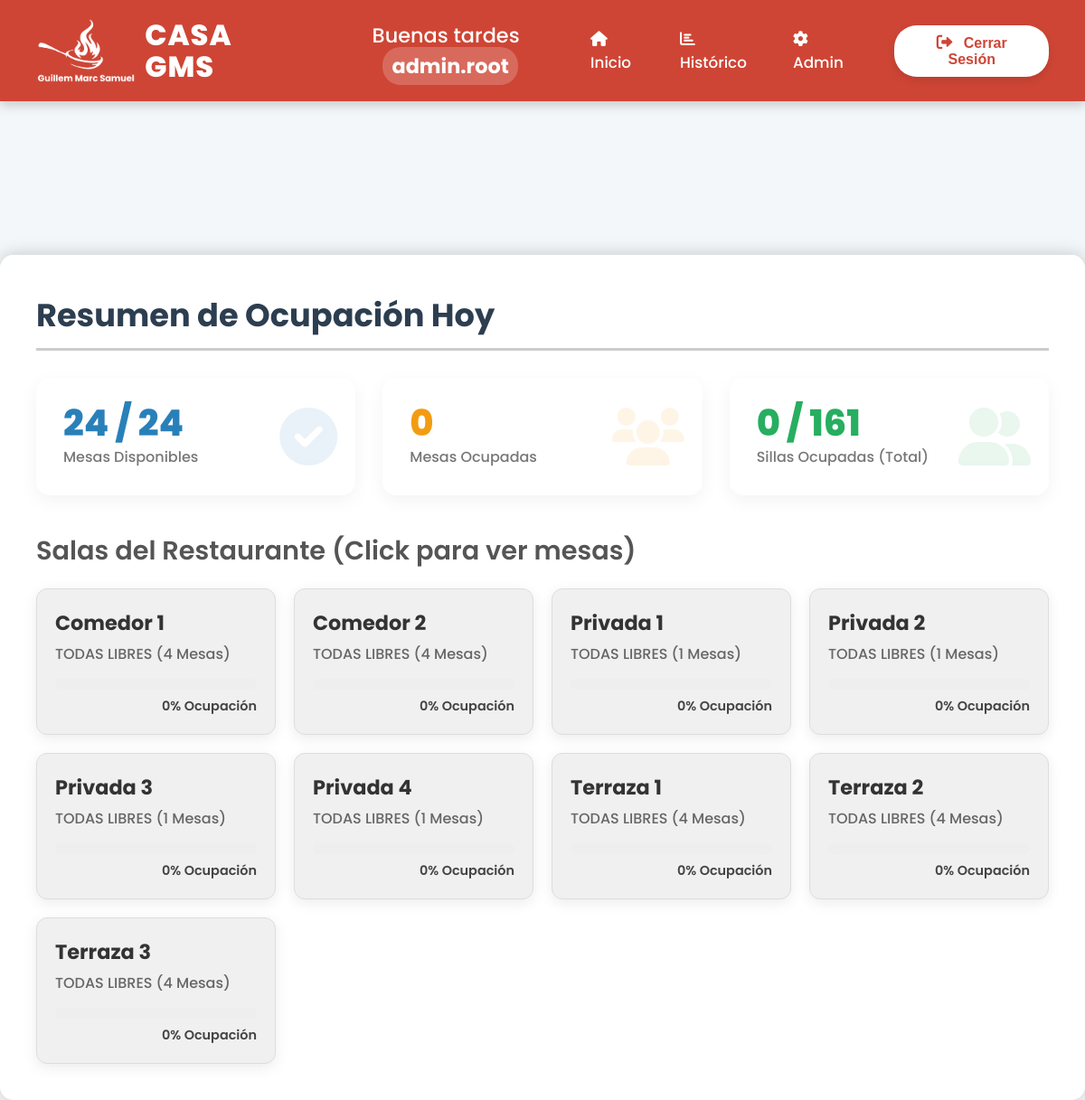
Page /PHP/PUBLIC/index.php (signed in) on the committed database.
### tables this page shows
CREATE TABLE IF NOT EXISTS salas (
    id INT AUTO_INCREMENT PRIMARY KEY,
    nombre VARCHAR(100) NOT NULL,
    num_mesas INT DEFAULT 0
);

### PHP/PUBLIC/index.php (the view, shortened to what this page needs)
<?php
require_once __DIR__ . '/../CONEXION/conexion.php';
if (isset($_SESSION['loginok']) && $_SESSION['loginok'] === true && isset($_SESSION['username'])) {
    $nombre = htmlspecialchars($_SESSION['nombre']);
    $username = htmlspecialchars($_SESSION['username']);
    $rol = $_SESSION['rol'] ?? 1;
} else {
    header("Location: login.php");
    exit();
}
$welcome_data_flag = "false";
$welcome_data_name = "";
if (isset($_SESSION['show_welcome_message']) && $_SESSION['show_welcome_message'] === true) {
    $welcome_data_flag = "true";
    $welcome_data_name = $nombre;
}
try {
    $sql = "
        SELECT
            s.id AS id_sala,
            s.nombre AS sala_nombre,
            COUNT(m.id) AS total_mesas,
            /* Suma 1 por cada mesa (m) cuyo estado sea 2 (ocupada) */
            SUM(CASE WHEN m.estado = 2 THEN 1 ELSE 0 END) AS mesas_ocupadas
        FROM salas s
        /* Une con mesas (LEFT JOIN) para incluir salas aunque no tengan mesas */
        LEFT JOIN mesas m ON s.id = m.id_sala
        GROUP BY s.id /* Agrupa resultados por sala */
        ORDER BY s.nombre ASC /* Ordena alfabéticamente por nombre de sala */
    ";
    $stmt = $conn->query($sql);
    $salas = $stmt->fetchAll(PDO::FETCH_ASSOC);
    $ocupacion_salas = [];
    $total_mesas = 0;
    $mesas_ocupadas = 0;
    $total_sillas = 0;
    $sillas_ocupadas = 0;
    foreach ($salas as $s) {
        $total_mesas += $s['total_mesas'];
        $mesas_ocupadas += $s['mesas_ocupadas'];
        $ocupacion_pct = $s['total_mesas'] > 0 ? round(($s['mesas_ocupadas'] / $s['total_mesas']) * 100) : 0;
        $querySillas = $conn->prepare("
            SELECT
                SUM(sillas) AS total_sillas, /* Suma todas las sillas de la sala */
                /* Suma las sillas solo de las mesas con estado 2 (ocupada) */
                SUM(CASE WHEN estado = 2 THEN sillas ELSE 0 END) AS sillas_ocupadas
            FROM mesas WHERE id_sala = :id /* Filtra por el ID de la sala actual */
        ");
        $querySillas->execute([':id' => $s['id_sala']]);
        $sillas = $querySillas->fetch(PDO::FETCH_ASSOC);
        $total_sillas += intval($sillas['total_sillas']);
        $sillas_ocupadas += intval($sillas['sillas_ocupadas']);
        $ocupacion_salas[] = [
            'sala' => $s['sala_nombre'],
            'file' => strtolower(str_replace(' ', '', $s['sala_nombre'])) . '.php',
            'ocupacion_pct' => $ocupacion_pct,
            'mesas_ocupadas' => $s['mesas_ocupadas'],
            'total_mesas' => $s['total_mesas']
        ];
    }
    $stats = [
        'total_mesas' => $total_mesas,
        'mesas_ocupadas' => $mesas_ocupadas,
        'mesas_libres' => $total_mesas - $mesas_ocupadas,
        'total_sillas' => $total_sillas,
        'sillas_ocupadas' => $sillas_ocupadas,
        'sillas_libres' => $total_sillas - $sillas_ocupadas,
    ];
    usort($ocupacion_salas, fn($a, $b) => $b['ocupacion_pct'] <=> $a['ocupacion_pct']);
} catch (PDOException $e) {
    die("Error al obtener los datos: " . $e->getMessage());
}
$hora = date('H');
if ($hora >= 6 && $hora < 12) {
    $saludo = "Buenos días";
} elseif ($hora >= 12 && $hora < 20) {
    $saludo = "Buenas tardes";
} else {
    $saludo = "Buenas noches";
}
?>
<!DOCTYPE html>
<html lang="es"> <head>
    <link rel="stylesheet" href="https://cdnjs.cloudflare.com/ajax/libs/font-awesome/6.0.0/css/all.min.css">
    <link rel="stylesheet" href="../../css/panel_principal.css">
    <link rel="icon" type="image/png" href="../../img/icono.png"> <link rel="stylesheet" href="https://cdn.jsdelivr.net/npm/sweetalert2@11/dist/sweetalert2.min.css">
</head>
<body
    data-show-welcome="<?php echo $welcome_data_flag; ?>"
    data-welcome-name="<?php echo htmlspecialchars($welcome_data_name); ?>"
    data-user-name="<?php echo htmlspecialchars($nombre); ?>"
>
    <nav class="main-header">
        <div class="header-logo">
            <img src="../../img/basic_logo_blanco.png" alt="Logo GMS">
            <div class="logo-text">
                <span class="gms-title">CASA GMS</span>
            </div>
        </div>
        <div class="header-greeting">
            <?= $saludo ?> <span class="username-tag"><?= $username ?></span>
        </div>
        <div class="header-menu">
            <a href="./index.php" class="nav-link">
                <i class="fa-solid fa-house"></i> Inicio
            </a>
            <a href="./historico.php" class="nav-link">
                <i class="fa-solid fa-chart-bar"></i> Histórico
            </a>
            <?php if ($rol == 2): ?>
                <a href="./ADMIN/admin_panel.php" class="nav-link">
                    <i class="fa-solid fa-gear"></i> Admin
                </a>
            <?php endif; ?>
        </div>
        <form method="post" action="../PROCEDIMIENTOS/logout.php">
            <button type="submit" class="logout-btn">
                <i class="fa-solid fa-right-from-bracket"></i> Cerrar Sesión
            </button>
        </form>
    </nav>
    <div class="container">
        <h1 class="dashboard-title">Resumen de Ocupación Hoy</h1>
        <div class="stats-grid">
            <div class="stat-card primary">
                <div class="stat-value"><?= $stats['mesas_libres'] ?> / <?= $stats['total_mesas'] ?></div>
                <div class="stat-label">Mesas Disponibles</div>
                <i class="stat-icon fa-solid fa-check-circle"></i>
            </div>
            <div class="stat-card warning">
                <div class="stat-value"><?= $stats['mesas_ocupadas'] ?></div>
                <div class="stat-label">Mesas Ocupadas</div>
                <i class="stat-icon fa-solid fa-users"></i>
            </div>
            <div class="stat-card success">
                <div class="stat-value"><?= $stats['sillas_ocupadas'] ?> / <?= $stats['total_sillas'] ?></div>
                <div class="stat-label">Sillas Ocupadas (Total)</div>
                <i class="stat-icon fa-solid fa-user-group"></i>
            </div>
        </div>
        <h2 class="section-title">Salas del Restaurante (Click para ver mesas)</h2>
        <div class="salas-grid">
            <?php foreach ($ocupacion_salas as $sala): ?>
                <?php
                    $color_class = 'bg-neutral-100';
                ?>
                <a href="./SALAS/<?= htmlspecialchars($sala['file']) ?>" class="sala-card-link">
                    <div class="sala-card <?= $color_class ?>">
                        <h3 class="sala-name"><?= htmlspecialchars($sala['sala']) ?></h3>
                        <div class="sala-occupancy">
                            <?php if ($sala['mesas_ocupadas'] == 0): ?>
                                TODAS LIBRES (<?= $sala['total_mesas'] ?> Mesas)
                            <?php else: ?>
                                <?= $sala['mesas_ocupadas'] ?> / <?= $sala['total_mesas'] ?> Mesas Ocupadas
                            <?php endif; ?>
                        </div>
                        <div class="progress-bar-container">
                        </div>
                        <div class="percentage"><?= $sala['ocupacion_pct'] ?>% Ocupación</div>
                    </div>
                </a>
            <?php endforeach; ?>
        </div>
    </div>
</body>
</html>

### css/panel_principal.css (style rules this page uses)
* { margin: 0; padding: 0; box-sizing: border-box; }
html, body { height: 100%; font-family: 'Poppins', sans-serif; color: #333; background-color: #f4f7f9; background-image: url('../img/fondo_panel_principal.png'); background-size: cover; background-attachment: fixed; background-position: center 50%; }
.main-header { background-color: #ce4535; color: white; display: flex; justify-content: space-between; align-items: center; padding: 20px 40px; box-shadow: 0 4px 12px rgba(0, 0, 0, 0.2); position: relative; z-index: 10; }
.header-logo { display: flex; align-items: center; gap: 10px; }
.header-logo img { height: 70px; }
.logo-text { display: flex; flex-direction: column; line-height: 1.1; }
.gms-title { font-size: 2.0rem; font-weight: 800; letter-spacing: 1px; }
.header-greeting { font-size: 1.4rem; font-weight: 500; flex-grow: 1; text-align: center; }
.username-tag { font-weight: 700; background-color: rgba(255, 255, 255, 0.2); padding: 5px 10px; border-radius: 20px; margin-left: 10px; }
.header-menu { display: flex; gap: 25px; margin-right: 30px; }
.nav-link { color: white; text-decoration: none; font-weight: 500; padding: 10px 0; transition: color 0.2s, opacity 0.2s; font-size: 1.05rem; }
.nav-link i { margin-right: 8px; }
.logout-btn { background-color: white; color: #ce4535; border: none; padding: 10px 20px; border-radius: 25px; font-size: 1rem; font-weight: 600; cursor: pointer; transition: all 0.2s ease; box-shadow: 0 4px 10px rgba(0, 0, 0, 0.1); }
.logout-btn i { margin-right: 8px; font-size: 1.1em; }
.container { padding: 40px; max-width: 1200px; margin: 0 auto; background-color: rgba(255, 255, 255, 0.95); border-radius: 15px; box-shadow: 0 0 20px rgba(0, 0, 0, 0.2); margin-top: 170px; margin-bottom: 30px; }
.dashboard-title { font-size: 2.2rem; font-weight: 700; color: #2c3e50; margin-bottom: 30px; border-bottom: 3px solid #ccc; padding-bottom: 10px; }
.section-title { font-size: 1.8rem; font-weight: 600; color: #555; margin-top: 40px; margin-bottom: 20px; }
.stats-grid { display: grid; grid-template-columns: repeat(auto-fit, minmax(280px, 1fr)); gap: 30px; }
.stat-card { background-color: white; border-radius: 15px; padding: 30px; box-shadow: 0 6px 20px rgba(0, 0, 0, 0.05); position: relative; overflow: hidden; transition: transform 0.3s ease; }
.stat-value { font-size: 2.5rem; font-weight: 800; margin-bottom: 5px; line-height: 1; }
.stat-label { font-size: 1rem; font-weight: 500; color: #777; }
.stat-icon { position: absolute; top: 50%; right: 20px; transform: translateY(-50%); font-size: 4rem; opacity: 0.1; }
.stat-card.primary { color: #2980b9; }
.stat-card.warning { color: #f39c12; }
.stat-card.success { color: #27ae60; }
.salas-grid { display: grid; grid-template-columns: repeat(auto-fit, minmax(250px, 1fr)); gap: 20px; }
.sala-card-link { text-decoration: none; color: inherit; }
.sala-card { padding: 20px; border-radius: 12px; box-shadow: 0 4px 15px rgba(0, 0, 0, 0.08); transition: transform 0.3s ease, box-shadow 0.3s ease; border: 1px solid rgba(0, 0, 0, 0.05); cursor: pointer; height: 100%; background-color: rgba(255, 255, 255, 0.8); }
.bg-neutral-100 { background-color: #f0f0f0; border-color: #ddd; }
.sala-name { font-size: 1.4rem; font-weight: 700; margin-bottom: 5px; color: #333; }
.sala-occupancy { font-size: 1rem; color: #666; margin-bottom: 15px; font-weight: 500; }
.progress-bar-container { background-color: #eee; border-radius: 10px; height: 12px; overflow: hidden; margin-bottom: 8px; }
.percentage { font-size: 0.9rem; font-weight: 600; color: #444; text-align: right; }

### rows in the picture
salas: nombre "Comedor 1", total_mesas "4", ocupacion_pct "0"
salas: nombre "Comedor 2", total_mesas "4", ocupacion_pct "0"
salas: nombre "Privada 1", total_mesas "1", ocupacion_pct "0"
salas: nombre "Privada 2", total_mesas "1", ocupacion_pct "0"
salas: nombre "Privada 3", total_mesas "1", ocupacion_pct "0"
salas: nombre "Privada 4", total_mesas "1", ocupacion_pct "0"
salas: nombre "Terraza 1", total_mesas "4", ocupacion_pct "0"
salas: nombre "Terraza 2", total_mesas "4", ocupacion_pct "0"
salas: nombre "Terraza 3", total_mesas "4", ocupacion_pct "0"

### other values in the picture
$saludo "Buenas tardes"
$username "admin.root"
$stats['mesas_libres'] "24"
$stats['total_mesas'] "24"
$stats['mesas_ocupadas'] "0"
$stats['sillas_ocupadas'] "0"
$stats['total_sillas'] "161"
